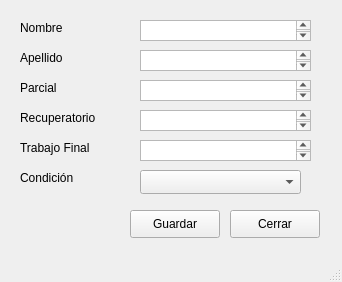
<?xml version="1.0" encoding="UTF-8"?>
<ui version="4.0">
 <class>MainWindow</class>
 <widget class="QMainWindow" name="MainWindow">
  <property name="geometry">
   <rect>
    <x>0</x>
    <y>0</y>
    <width>342</width>
    <height>282</height>
   </rect>
  </property>
  <property name="windowTitle">
   <string>MainWindow</string>
  </property>
  <widget class="QWidget" name="centralwidget">
   <widget class="QPushButton" name="btnGuardar">
    <property name="geometry">
     <rect>
      <x>130</x>
      <y>210</y>
      <width>90</width>
      <height>28</height>
     </rect>
    </property>
    <property name="text">
     <string>Guardar</string>
    </property>
   </widget>
   <widget class="QPushButton" name="btnCerrar">
    <property name="geometry">
     <rect>
      <x>230</x>
      <y>210</y>
      <width>90</width>
      <height>28</height>
     </rect>
    </property>
    <property name="text">
     <string>Cerrar</string>
    </property>
   </widget>
   <widget class="QComboBox" name="cboVariety">
    <property name="geometry">
     <rect>
      <x>140</x>
      <y>170</y>
      <width>161</width>
      <height>24</height>
     </rect>
    </property>
   </widget>
   <widget class="QLabel" name="label">
    <property name="geometry">
     <rect>
      <x>20</x>
      <y>20</y>
      <width>91</width>
      <height>16</height>
     </rect>
    </property>
    <property name="text">
     <string>Nombre</string>
    </property>
   </widget>
   <widget class="QLabel" name="label_2">
    <property name="geometry">
     <rect>
      <x>20</x>
      <y>50</y>
      <width>81</width>
      <height>16</height>
     </rect>
    </property>
    <property name="text">
     <string>Apellido</string>
    </property>
   </widget>
   <widget class="QLabel" name="label_6">
    <property name="geometry">
     <rect>
      <x>20</x>
      <y>80</y>
      <width>58</width>
      <height>16</height>
     </rect>
    </property>
    <property name="text">
     <string>Parcial</string>
    </property>
   </widget>
   <widget class="QLabel" name="label_7">
    <property name="geometry">
     <rect>
      <x>20</x>
      <y>110</y>
      <width>101</width>
      <height>16</height>
     </rect>
    </property>
    <property name="text">
     <string>Recuperatorio</string>
    </property>
   </widget>
   <widget class="QLabel" name="label_8">
    <property name="geometry">
     <rect>
      <x>20</x>
      <y>140</y>
      <width>91</width>
      <height>16</height>
     </rect>
    </property>
    <property name="text">
     <string>Trabajo Final</string>
    </property>
   </widget>
   <widget class="QLabel" name="label_9">
    <property name="geometry">
     <rect>
      <x>20</x>
      <y>170</y>
      <width>91</width>
      <height>16</height>
     </rect>
    </property>
    <property name="text">
     <string>Condición</string>
    </property>
   </widget>
   <widget class="QTextEdit" name="textApellido">
    <property name="geometry">
     <rect>
      <x>140</x>
      <y>50</y>
      <width>171</width>
      <height>21</height>
     </rect>
    </property>
   </widget>
   <widget class="QTextEdit" name="textNombre">
    <property name="geometry">
     <rect>
      <x>140</x>
      <y>20</y>
      <width>171</width>
      <height>21</height>
     </rect>
    </property>
   </widget>
   <widget class="QTextEdit" name="textParcial">
    <property name="geometry">
     <rect>
      <x>140</x>
      <y>80</y>
      <width>171</width>
      <height>21</height>
     </rect>
    </property>
   </widget>
   <widget class="QTextEdit" name="textRecu">
    <property name="geometry">
     <rect>
      <x>140</x>
      <y>110</y>
      <width>171</width>
      <height>21</height>
     </rect>
    </property>
   </widget>
   <widget class="QTextEdit" name="textTFinal">
    <property name="geometry">
     <rect>
      <x>140</x>
      <y>140</y>
      <width>171</width>
      <height>21</height>
     </rect>
    </property>
   </widget>
  </widget>
  <widget class="QMenuBar" name="menubar">
   <property name="geometry">
    <rect>
     <x>0</x>
     <y>0</y>
     <width>342</width>
     <height>22</height>
    </rect>
   </property>
  </widget>
  <widget class="QStatusBar" name="statusbar"/>
 </widget>
 <resources/>
 <connections/>
</ui>
